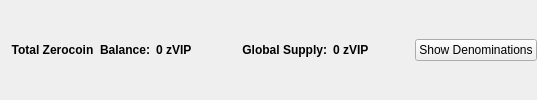
                       <widget class="QFrame" name="balanceSupplyFrame">
                        <layout class="QHBoxLayout" name="horizontalLayout_2" stretch="0,0,0,1,0">
                         <property name="rightMargin">
                          <number>0</number>
                         </property>
                         <item>
                          <layout class="QHBoxLayout" name="horizontalLayout_34">
                           <item>
                            <widget class="QLabel" name="labelzAvailableText_3">
                             <property name="font">
                              <font>
                               <weight>75</weight>
                               <bold>true</bold>
                              </font>
                             </property>
                             <property name="toolTip">
                              <string>Total Balance including unconfirmed and immature zVIP</string>
                             </property>
                             <property name="text">
                              <string>Total Zerocoin  Balance:</string>
                             </property>
                             <property name="alignment">
                              <set>Qt::AlignRight|Qt::AlignTrailing|Qt::AlignVCenter</set>
                             </property>
                            </widget>
                           </item>
                           <item>
                            <widget class="QLabel" name="labelzAvailableAmount_4">
                             <property name="minimumSize">
                              <size>
                               <width>40</width>
                               <height>0</height>
                              </size>
                             </property>
                             <property name="font">
                              <font>
                               <weight>75</weight>
                               <bold>true</bold>
                              </font>
                             </property>
                             <property name="toolTip">
                              <string>Total Balance including unconfirmed and immature zVIP</string>
                             </property>
                             <property name="text">
                              <string>0 zVIP</string>
                             </property>
                             <property name="alignment">
                              <set>Qt::AlignLeading|Qt::AlignLeft|Qt::AlignVCenter</set>
                             </property>
                            </widget>
                           </item>
                          </layout>
                         </item>
                         <item>
                          <spacer name="horizontalSpacer_32">
                           <property name="orientation">
                            <enum>Qt::Horizontal</enum>
                           </property>
                           <property name="sizeHint" stdset="0">
                            <size>
                             <width>40</width>
                             <height>20</height>
                            </size>
                           </property>
                          </spacer>
                         </item>
                         <item>
                          <layout class="QHBoxLayout" name="horizontalLayout_35">
                           <item>
                            <widget class="QLabel" name="labelZsupplyText_2">
                             <property name="font">
                              <font>
                               <weight>75</weight>
                               <bold>true</bold>
                              </font>
                             </property>
                             <property name="text">
                              <string>Global Supply:</string>
                             </property>
                             <property name="alignment">
                              <set>Qt::AlignRight|Qt::AlignTrailing|Qt::AlignVCenter</set>
                             </property>
                            </widget>
                           </item>
                           <item>
                            <widget class="QLabel" name="labelZsupplyAmount_2">
                             <property name="font">
                              <font>
                               <weight>75</weight>
                               <bold>true</bold>
                              </font>
                             </property>
                             <property name="text">
                              <string>0 zVIP</string>
                             </property>
                            </widget>
                           </item>
                          </layout>
                         </item>
                         <item>
                          <spacer name="horizontalSpacer_31">
                           <property name="orientation">
                            <enum>Qt::Horizontal</enum>
                           </property>
                           <property name="sizeHint" stdset="0">
                            <size>
                             <width>40</width>
                             <height>20</height>
                            </size>
                           </property>
                          </spacer>
                         </item>
                         <item>
                          <widget class="QPushButton" name="pushButtonShowDenoms">
                           <property name="toolTip">
                            <string>Show zVIP denominations list</string>
                           </property>
                           <property name="text">
                            <string>Show Denominations</string>
                           </property>
                          </widget>
                         </item>
                        </layout>
                       </widget>
